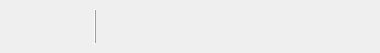
<?xml version="1.0" encoding="UTF-8"?>
<ui version="4.0">
 <class>ContralBar</class>
 <widget class="QWidget" name="ContralBar">
  <property name="geometry">
   <rect>
    <x>0</x>
    <y>0</y>
    <width>380</width>
    <height>53</height>
   </rect>
  </property>
  <property name="sizePolicy">
   <sizepolicy hsizetype="Preferred" vsizetype="Preferred">
    <horstretch>0</horstretch>
    <verstretch>0</verstretch>
   </sizepolicy>
  </property>
  <property name="windowTitle">
   <string>Form</string>
  </property>
  <layout class="QGridLayout" name="gridLayout">
   <property name="margin">
    <number>0</number>
   </property>
   <property name="spacing">
    <number>0</number>
   </property>
   <item row="0" column="0">
    <layout class="QHBoxLayout" name="horizontalLayout">
     <property name="spacing">
      <number>0</number>
     </property>
     <item>
      <widget class="QPushButton" name="settingButton">
       <property name="sizePolicy">
        <sizepolicy hsizetype="Preferred" vsizetype="Preferred">
         <horstretch>0</horstretch>
         <verstretch>0</verstretch>
        </sizepolicy>
       </property>
       <property name="minimumSize">
        <size>
         <width>30</width>
         <height>30</height>
        </size>
       </property>
       <property name="focusPolicy">
        <enum>Qt::NoFocus</enum>
       </property>
       <property name="toolTip">
        <string>Setting</string>
       </property>
       <property name="text">
        <string/>
       </property>
       <property name="icon">
        <iconset resource="res.qrc">
         <normaloff>:/Setting.png</normaloff>:/Setting.png</iconset>
       </property>
       <property name="iconSize">
        <size>
         <width>30</width>
         <height>30</height>
        </size>
       </property>
       <property name="flat">
        <bool>true</bool>
       </property>
      </widget>
     </item>
     <item>
      <widget class="QPushButton" name="openButton">
       <property name="sizePolicy">
        <sizepolicy hsizetype="Preferred" vsizetype="Preferred">
         <horstretch>0</horstretch>
         <verstretch>0</verstretch>
        </sizepolicy>
       </property>
       <property name="minimumSize">
        <size>
         <width>30</width>
         <height>30</height>
        </size>
       </property>
       <property name="focusPolicy">
        <enum>Qt::NoFocus</enum>
       </property>
       <property name="toolTip">
        <string>Open</string>
       </property>
       <property name="text">
        <string/>
       </property>
       <property name="icon">
        <iconset resource="res.qrc">
         <normaloff>:/Open.png</normaloff>:/Open.png</iconset>
       </property>
       <property name="iconSize">
        <size>
         <width>30</width>
         <height>30</height>
        </size>
       </property>
       <property name="flat">
        <bool>true</bool>
       </property>
      </widget>
     </item>
     <item>
      <widget class="QFrame" name="frame">
       <property name="sizePolicy">
        <sizepolicy hsizetype="Fixed" vsizetype="Fixed">
         <horstretch>0</horstretch>
         <verstretch>0</verstretch>
        </sizepolicy>
       </property>
       <property name="minimumSize">
        <size>
         <width>1</width>
         <height>35</height>
        </size>
       </property>
       <property name="frameShape">
        <enum>QFrame::VLine</enum>
       </property>
       <property name="frameShadow">
        <enum>QFrame::Raised</enum>
       </property>
      </widget>
     </item>
     <item>
      <widget class="QPushButton" name="preButton">
       <property name="sizePolicy">
        <sizepolicy hsizetype="Preferred" vsizetype="Preferred">
         <horstretch>0</horstretch>
         <verstretch>0</verstretch>
        </sizepolicy>
       </property>
       <property name="minimumSize">
        <size>
         <width>46</width>
         <height>23</height>
        </size>
       </property>
       <property name="focusPolicy">
        <enum>Qt::NoFocus</enum>
       </property>
       <property name="toolTip">
        <string>Previous</string>
       </property>
       <property name="text">
        <string/>
       </property>
       <property name="icon">
        <iconset resource="res.qrc">
         <normaloff>:/Left.png</normaloff>:/Left.png</iconset>
       </property>
       <property name="iconSize">
        <size>
         <width>46</width>
         <height>23</height>
        </size>
       </property>
       <property name="flat">
        <bool>true</bool>
       </property>
      </widget>
     </item>
     <item>
      <widget class="QPushButton" name="playButton">
       <property name="sizePolicy">
        <sizepolicy hsizetype="Preferred" vsizetype="Preferred">
         <horstretch>0</horstretch>
         <verstretch>0</verstretch>
        </sizepolicy>
       </property>
       <property name="minimumSize">
        <size>
         <width>42</width>
         <height>42</height>
        </size>
       </property>
       <property name="focusPolicy">
        <enum>Qt::NoFocus</enum>
       </property>
       <property name="toolTip">
        <string>Auto Play</string>
       </property>
       <property name="text">
        <string/>
       </property>
       <property name="icon">
        <iconset resource="res.qrc">
         <normaloff>:/Play.png</normaloff>:/Play.png</iconset>
       </property>
       <property name="iconSize">
        <size>
         <width>42</width>
         <height>42</height>
        </size>
       </property>
       <property name="flat">
        <bool>true</bool>
       </property>
      </widget>
     </item>
     <item>
      <widget class="QPushButton" name="nextButton">
       <property name="sizePolicy">
        <sizepolicy hsizetype="Preferred" vsizetype="Preferred">
         <horstretch>0</horstretch>
         <verstretch>0</verstretch>
        </sizepolicy>
       </property>
       <property name="minimumSize">
        <size>
         <width>46</width>
         <height>23</height>
        </size>
       </property>
       <property name="focusPolicy">
        <enum>Qt::NoFocus</enum>
       </property>
       <property name="toolTip">
        <string>Next</string>
       </property>
       <property name="text">
        <string/>
       </property>
       <property name="icon">
        <iconset resource="res.qrc">
         <normaloff>:/Right.png</normaloff>:/Right.png</iconset>
       </property>
       <property name="iconSize">
        <size>
         <width>46</width>
         <height>23</height>
        </size>
       </property>
       <property name="flat">
        <bool>true</bool>
       </property>
      </widget>
     </item>
     <item>
      <widget class="QPushButton" name="rotateLeftButton">
       <property name="sizePolicy">
        <sizepolicy hsizetype="Preferred" vsizetype="Preferred">
         <horstretch>0</horstretch>
         <verstretch>0</verstretch>
        </sizepolicy>
       </property>
       <property name="minimumSize">
        <size>
         <width>20</width>
         <height>20</height>
        </size>
       </property>
       <property name="focusPolicy">
        <enum>Qt::NoFocus</enum>
       </property>
       <property name="toolTip">
        <string>Rotate Left</string>
       </property>
       <property name="text">
        <string/>
       </property>
       <property name="icon">
        <iconset resource="res.qrc">
         <normaloff>:/Undo.png</normaloff>:/Undo.png</iconset>
       </property>
       <property name="iconSize">
        <size>
         <width>20</width>
         <height>20</height>
        </size>
       </property>
       <property name="flat">
        <bool>true</bool>
       </property>
      </widget>
     </item>
     <item>
      <widget class="QPushButton" name="rotateRightButton">
       <property name="sizePolicy">
        <sizepolicy hsizetype="Preferred" vsizetype="Preferred">
         <horstretch>0</horstretch>
         <verstretch>0</verstretch>
        </sizepolicy>
       </property>
       <property name="minimumSize">
        <size>
         <width>20</width>
         <height>20</height>
        </size>
       </property>
       <property name="focusPolicy">
        <enum>Qt::NoFocus</enum>
       </property>
       <property name="toolTip">
        <string>Rotate Right</string>
       </property>
       <property name="text">
        <string/>
       </property>
       <property name="icon">
        <iconset resource="res.qrc">
         <normaloff>:/Redo.png</normaloff>:/Redo.png</iconset>
       </property>
       <property name="iconSize">
        <size>
         <width>20</width>
         <height>20</height>
        </size>
       </property>
       <property name="flat">
        <bool>true</bool>
       </property>
      </widget>
     </item>
     <item>
      <widget class="QPushButton" name="deleteButton">
       <property name="sizePolicy">
        <sizepolicy hsizetype="Preferred" vsizetype="Preferred">
         <horstretch>0</horstretch>
         <verstretch>0</verstretch>
        </sizepolicy>
       </property>
       <property name="minimumSize">
        <size>
         <width>30</width>
         <height>30</height>
        </size>
       </property>
       <property name="focusPolicy">
        <enum>Qt::NoFocus</enum>
       </property>
       <property name="toolTip">
        <string>Delete</string>
       </property>
       <property name="text">
        <string/>
       </property>
       <property name="icon">
        <iconset resource="res.qrc">
         <normaloff>:/Delete.png</normaloff>:/Delete.png</iconset>
       </property>
       <property name="iconSize">
        <size>
         <width>30</width>
         <height>30</height>
        </size>
       </property>
       <property name="flat">
        <bool>true</bool>
       </property>
      </widget>
     </item>
    </layout>
   </item>
  </layout>
 </widget>
 <resources>
  <include location="res.qrc"/>
 </resources>
 <connections/>
</ui>
